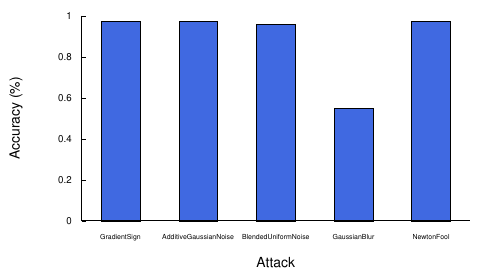

This figure's gnuplot source:
set terminal postscript eps color enhanced "Helvetica" 24
set size 1.0, 0.8
set output 'accuracy.eps'
set  autoscale                        # scale axes automatically
unset log                              # remove any log-scaling
unset label
# set errorbars fullwidth
set style fill solid 1.00 border -1
set key to right

# Labels
set xlabel "Attack" font "Helvetica, 20"
set ylabel "Accuracy (%)" font "Helvetica, 20"

# Boxes
set boxwidth 0.5 absolute
set bmargin  3.5
set border 3 # 1 + 2 + 8 - left + bottom

# tics
set xtics nomirror font "Helvetica, 10"
set ytics nomirror font "Helvetica, 14"
set xtics ("GradientSign" 0, "AdditiveGaussianNoise" 1, "BlendedUniformNoise" 2, "GaussianBlur" 3, "NewtonFool" 4) 
# set ytics("0" 0, "100K" 100000, "500K" 500000, "1000K" 1000000)

# ranges
set yrange [0:1.0]

# plot
plot './accuracy.txt' using ($0):($1) axes x1y1 title '' with boxes lc rgb 'royalblue'